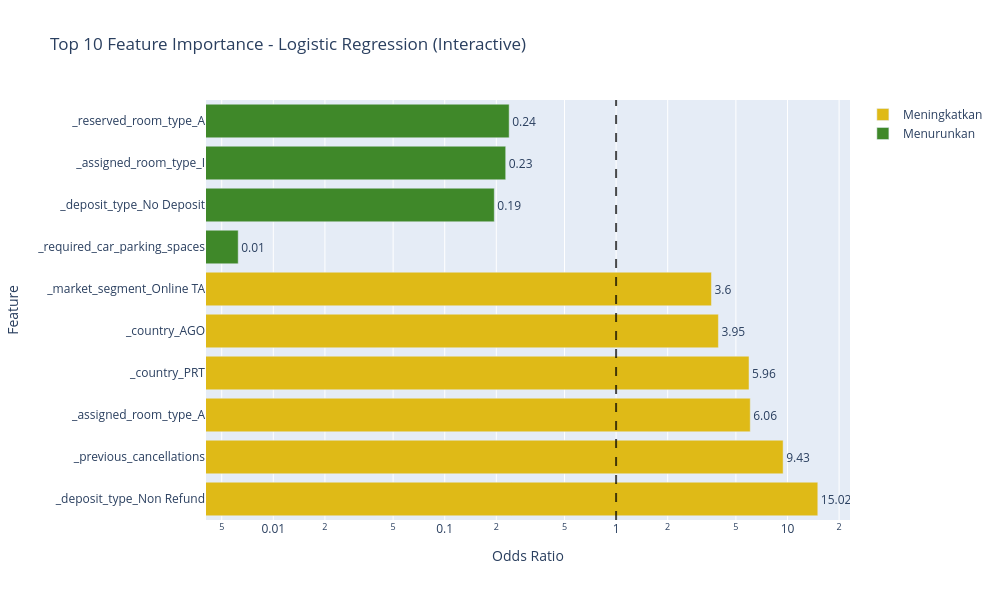

This figure's notebook cell:
### Markdown cell above
## Top Drivers of Target Outcome – Interactive Visualization

### Code cell
# INTERACTIVE PLOT

try:
    import plotly.express as px
    import plotly.graph_objects as go
    
    # Buat figure interactive
    fig = go.Figure()
    
    # Tambahkan bar untuk Meningkatkan
    meningkat = top10_logreg[top10_logreg['Direction'] == 'Meningkatkan']
    if not meningkat.empty:
        fig.add_trace(go.Bar(
            y=meningkat['Feature'].apply(lambda x: x.replace('cat_', '').replace('num_', '')[:40]),
            x=meningkat['Odds_Ratio'],
            name='Meningkatkan',
            orientation='h',
            marker_color="#DFBA17",
            text=meningkat['Odds_Ratio'].round(2),
            textposition='outside'
        ))
    
    # Tambahkan bar untuk Menurunkan
    menurun = top10_logreg[top10_logreg['Direction'] == 'Menurunkan']
    if not menurun.empty:
        fig.add_trace(go.Bar(
            y=menurun['Feature'].apply(lambda x: x.replace('cat_', '').replace('num_', '')[:40]),
            x=menurun['Odds_Ratio'],
            name='Menurunkan',
            orientation='h',
            marker_color="#3F8829",
            text=menurun['Odds_Ratio'].round(2),
            textposition='outside'
        ))
    
    # Tambahkan garis vertikal di x=1
    fig.add_vline(x=1, line_dash="dash", line_color="black", opacity=0.7)
    
    # Update layout
    fig.update_layout(
        title='Top 10 Feature Importance - Logistic Regression (Interactive)',
        xaxis_title='Odds Ratio',
        yaxis_title='Feature',
        xaxis_type="log",
        barmode='group',
        height=600,
        width=1000,
        hovermode='y'
    )
    
    fig.show()
    
except ImportError:
    print("Plotly tidak terinstall. Untuk interactive plot, install dengan: pip install plotly")

### Figure 1 — Plotly figure (JSON) as saved in the notebook; plotly's stock layout.template omitted (floating-point values rounded to 4 significant figures)
{"data": [{"marker": {"color": "#DFBA17"}, "name": "Meningkatkan", "orientation": "h", "text": [15.02, 9.43, 6.06, 5.96, 3.95, 3.6], "textposition": "outside", "type": "bar", "x": [15.02, 9.43, 6.063, 5.964, 3.953, 3.599], "y": ["_deposit_type_Non Refund", "_previous_cancellations", "_assigned_room_type_A", "_country_PRT", "_country_AGO", "_market_segment_Online TA"]}, {"marker": {"color": "#3F8829"}, "name": "Menurunkan", "orientation": "h", "text": [0.01, 0.19, 0.23, 0.24], "textposition": "outside", "type": "bar", "x": [0.00624, 0.1947, 0.2269, 0.2377], "y": ["_required_car_parking_spaces", "_deposit_type_No Deposit", "_assigned_room_type_I", "_reserved_room_type_A"]}], "layout": {"barmode": "group", "height": 600, "hovermode": "y", "shapes": [{"line": {"color": "black", "dash": "dash"}, "opacity": 0.7, "type": "line", "x0": 1, "x1": 1, "xref": "x", "y0": 0, "y1": 1, "yref": "y domain"}], "title": {"text": "Top 10 Feature Importance - Logistic Regression (Interactive)"}, "width": 1000, "xaxis": {"title": {"text": "Odds Ratio"}, "type": "log"}, "yaxis": {"title": {"text": "Feature"}}}}
